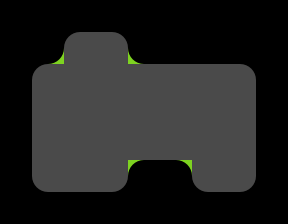

Tiled map render using the project's own tile images. Description and the whole map definition, tile-layer contents included, below:
An orthogonal 9x7 tile map with 32x32 px tiles, 5 tile layers (grid, walls, blockrounded, cellrounded, ...) and 6 objects (2x robot, 2x goal, player, fluffy).

<map version="1.0" orientation="orthogonal" renderorder="right-down" width="9" height="7" tilewidth="32" tileheight="32" nextobjectid="10">
 <properties>
  <property name="_mode" value="" />
  <property name="_title" value="test" />
  <property name="_zone" value="" />
 </properties>
 <tileset firstgid="1" name="cells" tilewidth="32" tileheight="32">
  <image source="../cells.png" trans="ff00ff" width="128" height="384" />
 </tileset>
 <layer name="grid" width="9" height="7">
  <data>
   <tile gid="16" />
   <tile gid="16" />
   <tile gid="16" />
   <tile gid="16" />
   <tile gid="16" />
   <tile gid="16" />
   <tile gid="16" />
   <tile gid="16" />
   <tile gid="16" />
   <tile gid="16" />
   <tile gid="16" />
   <tile gid="1" />
   <tile gid="1" />
   <tile gid="16" />
   <tile gid="16" />
   <tile gid="16" />
   <tile gid="16" />
   <tile gid="16" />
   <tile gid="16" />
   <tile gid="1" />
   <tile gid="1" />
   <tile gid="1" />
   <tile gid="1" />
   <tile gid="1" />
   <tile gid="1" />
   <tile gid="1" />
   <tile gid="16" />
   <tile gid="16" />
   <tile gid="1" />
   <tile gid="1" />
   <tile gid="1" />
   <tile gid="1" />
   <tile gid="1" />
   <tile gid="1" />
   <tile gid="1" />
   <tile gid="16" />
   <tile gid="16" />
   <tile gid="1" />
   <tile gid="1" />
   <tile gid="1" />
   <tile gid="1" />
   <tile gid="1" />
   <tile gid="1" />
   <tile gid="1" />
   <tile gid="16" />
   <tile gid="16" />
   <tile gid="1" />
   <tile gid="1" />
   <tile gid="1" />
   <tile gid="16" />
   <tile gid="16" />
   <tile gid="1" />
   <tile gid="1" />
   <tile gid="16" />
   <tile gid="16" />
   <tile gid="16" />
   <tile gid="16" />
   <tile gid="16" />
   <tile gid="16" />
   <tile gid="16" />
   <tile gid="16" />
   <tile gid="16" />
   <tile gid="16" />
  </data>
 </layer>
 <layer name="walls" width="9" height="7">
  <data>
   <tile gid="0" />
   <tile gid="0" />
   <tile gid="0" />
   <tile gid="0" />
   <tile gid="0" />
   <tile gid="0" />
   <tile gid="0" />
   <tile gid="0" />
   <tile gid="0" />
   <tile gid="0" />
   <tile gid="0" />
   <tile gid="0" />
   <tile gid="0" />
   <tile gid="0" />
   <tile gid="0" />
   <tile gid="0" />
   <tile gid="0" />
   <tile gid="0" />
   <tile gid="0" />
   <tile gid="0" />
   <tile gid="0" />
   <tile gid="0" />
   <tile gid="0" />
   <tile gid="0" />
   <tile gid="0" />
   <tile gid="0" />
   <tile gid="0" />
   <tile gid="0" />
   <tile gid="0" />
   <tile gid="0" />
   <tile gid="0" />
   <tile gid="0" />
   <tile gid="0" />
   <tile gid="0" />
   <tile gid="0" />
   <tile gid="0" />
   <tile gid="0" />
   <tile gid="0" />
   <tile gid="0" />
   <tile gid="0" />
   <tile gid="0" />
   <tile gid="0" />
   <tile gid="0" />
   <tile gid="0" />
   <tile gid="0" />
   <tile gid="0" />
   <tile gid="0" />
   <tile gid="0" />
   <tile gid="0" />
   <tile gid="0" />
   <tile gid="0" />
   <tile gid="0" />
   <tile gid="0" />
   <tile gid="0" />
   <tile gid="0" />
   <tile gid="0" />
   <tile gid="0" />
   <tile gid="0" />
   <tile gid="0" />
   <tile gid="0" />
   <tile gid="0" />
   <tile gid="0" />
   <tile gid="0" />
  </data>
 </layer>
 <layer name="blockrounded" width="9" height="7">
  <data>
   <tile gid="0" />
   <tile gid="0" />
   <tile gid="0" />
   <tile gid="0" />
   <tile gid="0" />
   <tile gid="0" />
   <tile gid="0" />
   <tile gid="0" />
   <tile gid="0" />
   <tile gid="0" />
   <tile gid="24" />
   <tile gid="0" />
   <tile gid="0" />
   <tile gid="23" />
   <tile gid="0" />
   <tile gid="0" />
   <tile gid="0" />
   <tile gid="0" />
   <tile gid="0" />
   <tile gid="0" />
   <tile gid="0" />
   <tile gid="0" />
   <tile gid="0" />
   <tile gid="0" />
   <tile gid="0" />
   <tile gid="0" />
   <tile gid="0" />
   <tile gid="0" />
   <tile gid="0" />
   <tile gid="0" />
   <tile gid="0" />
   <tile gid="0" />
   <tile gid="0" />
   <tile gid="0" />
   <tile gid="0" />
   <tile gid="0" />
   <tile gid="0" />
   <tile gid="0" />
   <tile gid="0" />
   <tile gid="0" />
   <tile gid="0" />
   <tile gid="0" />
   <tile gid="0" />
   <tile gid="0" />
   <tile gid="0" />
   <tile gid="0" />
   <tile gid="0" />
   <tile gid="0" />
   <tile gid="0" />
   <tile gid="21" />
   <tile gid="22" />
   <tile gid="0" />
   <tile gid="0" />
   <tile gid="0" />
   <tile gid="0" />
   <tile gid="0" />
   <tile gid="0" />
   <tile gid="0" />
   <tile gid="0" />
   <tile gid="0" />
   <tile gid="0" />
   <tile gid="0" />
   <tile gid="0" />
  </data>
 </layer>
 <layer name="cellrounded" width="9" height="7">
  <data>
   <tile gid="0" />
   <tile gid="0" />
   <tile gid="0" />
   <tile gid="0" />
   <tile gid="0" />
   <tile gid="0" />
   <tile gid="0" />
   <tile gid="0" />
   <tile gid="0" />
   <tile gid="0" />
   <tile gid="0" />
   <tile gid="17" />
   <tile gid="18" />
   <tile gid="0" />
   <tile gid="0" />
   <tile gid="0" />
   <tile gid="0" />
   <tile gid="0" />
   <tile gid="0" />
   <tile gid="17" />
   <tile gid="0" />
   <tile gid="0" />
   <tile gid="0" />
   <tile gid="0" />
   <tile gid="0" />
   <tile gid="18" />
   <tile gid="0" />
   <tile gid="0" />
   <tile gid="0" />
   <tile gid="0" />
   <tile gid="0" />
   <tile gid="0" />
   <tile gid="0" />
   <tile gid="0" />
   <tile gid="0" />
   <tile gid="0" />
   <tile gid="0" />
   <tile gid="0" />
   <tile gid="0" />
   <tile gid="0" />
   <tile gid="0" />
   <tile gid="0" />
   <tile gid="0" />
   <tile gid="0" />
   <tile gid="0" />
   <tile gid="0" />
   <tile gid="19" />
   <tile gid="0" />
   <tile gid="20" />
   <tile gid="0" />
   <tile gid="0" />
   <tile gid="19" />
   <tile gid="20" />
   <tile gid="0" />
   <tile gid="0" />
   <tile gid="0" />
   <tile gid="0" />
   <tile gid="0" />
   <tile gid="0" />
   <tile gid="0" />
   <tile gid="0" />
   <tile gid="0" />
   <tile gid="0" />
  </data>
 </layer>
 <layer name="zonemap" width="9" height="7">
  <data>
   <tile gid="0" />
   <tile gid="0" />
   <tile gid="0" />
   <tile gid="0" />
   <tile gid="0" />
   <tile gid="0" />
   <tile gid="0" />
   <tile gid="0" />
   <tile gid="0" />
   <tile gid="0" />
   <tile gid="0" />
   <tile gid="0" />
   <tile gid="0" />
   <tile gid="0" />
   <tile gid="0" />
   <tile gid="0" />
   <tile gid="0" />
   <tile gid="0" />
   <tile gid="0" />
   <tile gid="0" />
   <tile gid="0" />
   <tile gid="0" />
   <tile gid="0" />
   <tile gid="0" />
   <tile gid="0" />
   <tile gid="0" />
   <tile gid="0" />
   <tile gid="0" />
   <tile gid="0" />
   <tile gid="0" />
   <tile gid="0" />
   <tile gid="0" />
   <tile gid="0" />
   <tile gid="0" />
   <tile gid="0" />
   <tile gid="0" />
   <tile gid="0" />
   <tile gid="0" />
   <tile gid="0" />
   <tile gid="0" />
   <tile gid="0" />
   <tile gid="0" />
   <tile gid="0" />
   <tile gid="0" />
   <tile gid="0" />
   <tile gid="0" />
   <tile gid="0" />
   <tile gid="0" />
   <tile gid="0" />
   <tile gid="0" />
   <tile gid="0" />
   <tile gid="0" />
   <tile gid="0" />
   <tile gid="0" />
   <tile gid="0" />
   <tile gid="0" />
   <tile gid="0" />
   <tile gid="0" />
   <tile gid="0" />
   <tile gid="0" />
   <tile gid="0" />
   <tile gid="0" />
   <tile gid="0" />
  </data>
 </layer>
 <objectgroup name="players">
  <object id="1" type="player" x="108.333" y="144.333" />
 </objectgroup>
 <objectgroup name="enemies">
  <object id="2" type="robot" x="50.6667" y="141.333" />
  <object id="4" type="robot" x="81.6667" y="47.3333" />
 </objectgroup>
 <objectgroup name="items">
  <object id="3" type="goal" x="46.6667" y="143.333" />
  <object id="5" type="goal" x="81" y="51" />
 </objectgroup>
 <objectgroup name="powerups" />
 <objectgroup name="portals" />
 <objectgroup name="cells">
  <object id="9" type="fluffy" x="238.333" y="112">
   <ellipse />
  </object>
 </objectgroup>
</map>
